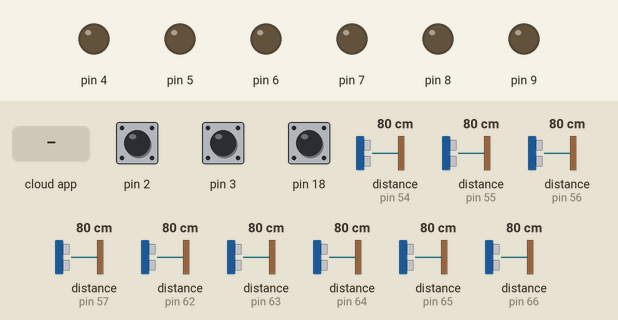
Simulated run of this sketch. Board: Arduino Mega 2560, built with avr-gcc and run on an emulated ATmega2560. Parts: output pins drawn as LEDs (lit = HIGH). The test bench sets the inputs (shaded band); at power-on: pin 2 HIGH, pin 3 HIGH, pin 18 HIGH, distance to the obstacle (sensors on pin 54, pin 55, pin 56, pin 57, pin 62, pin 63, pin 64, pin 65, pin 66) 80 cm. The ROS host is connected and sends only what is stated.

Above: at 1.2 s.
1.3 s: the phone or cloud app sets rmotor_cmd to 45
At 2.7 s:
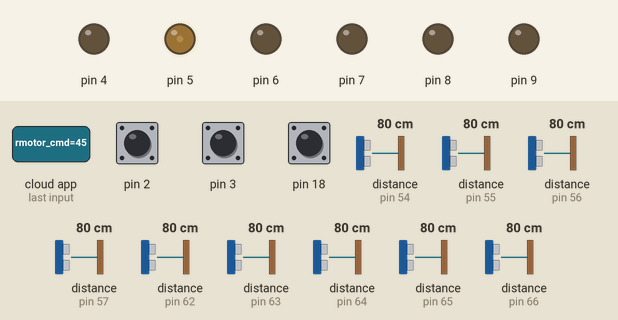
3.1 s: the phone or cloud app sets lmotor_cmd to 90
At 4.2 s:
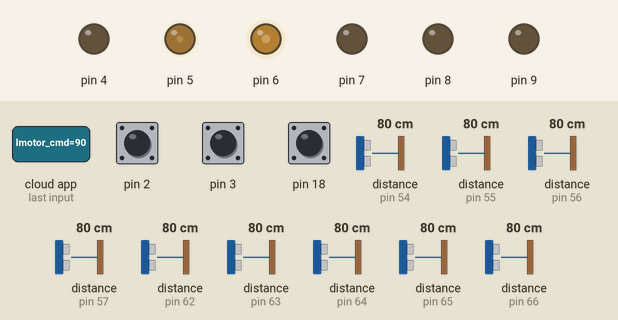
4.8 s: the phone or cloud app sets bmotor_cmd to 90
At 5.7 s:
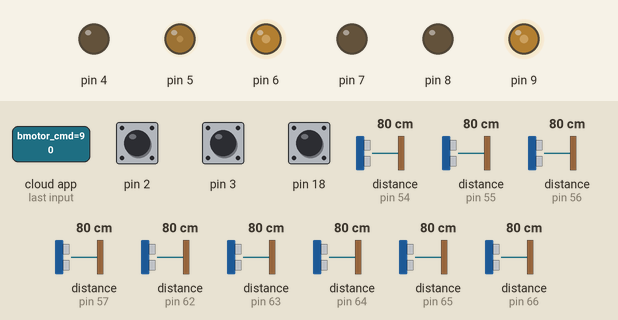
6.5 s: the phone or cloud app sets rmotor_cmd to 0
At 7.2 s:
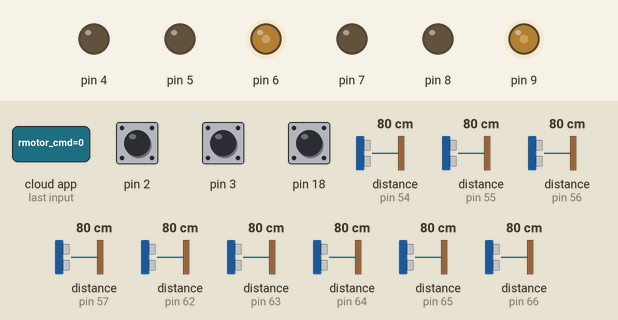
8.2 s: the phone or cloud app sets lmotor_cmd to 0
At 9.7 s:
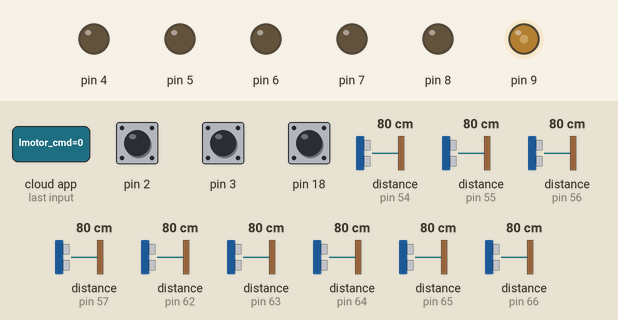
10.0 s: the phone or cloud app sets bmotor_cmd to 45
At 10.9 s:
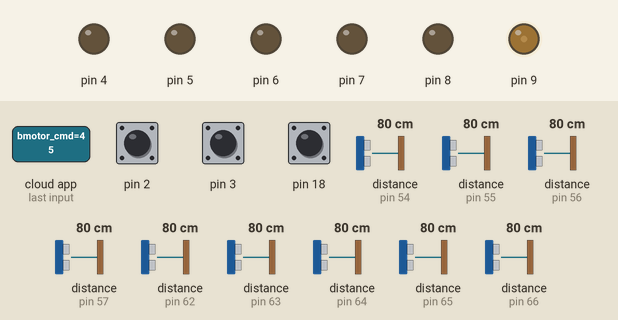
Timing chart, 0 to 12.9 s (numbered marks = the images above; inputs shaded):
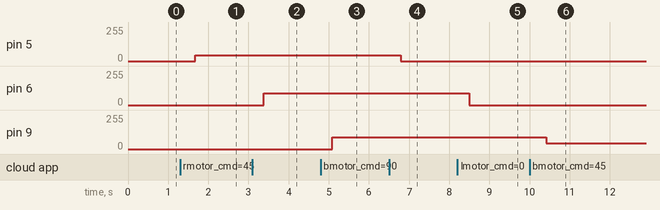

The sketch:

robotino_arduino_IO.ino
```cpp
#include "Bumper.h"
#include "IRsensor.h"
#include "Motors_V3.h"
#include "Encoder_V1.h"

#include <math.h>
#include <ros.h>
#include <ros/time.h>
#include <std_msgs/String.h>
#include <std_msgs/Int16.h>
#include <std_msgs/Float32.h>
#include <std_msgs/UInt8MultiArray.h>
#include <std_msgs/Int16MultiArray.h>
#include <geometry_msgs/Twist.h>

ros::NodeHandle nh;

std_msgs::Int16 rwheel_int;
std_msgs::Int16 lwheel_int;
std_msgs::Int16 bwheel_int;
std_msgs::UInt8MultiArray ir_sensor_array;

void rcmdVelCB(const std_msgs::Int16& tspeed) {
  Motors::rMotor(tspeed.data);
}
void lcmdVelCB(const std_msgs::Int16& tspeed) {
  Motors::lMotor(tspeed.data);
}
void bcmdVelCB(const std_msgs::Int16& tspeed) {
  Motors::bMotor(tspeed.data);
}

// defining publishers and subscribers
ros::Publisher rwheel_encoder("rwheel_encoder",&rwheel_int);
ros::Publisher lwheel_encoder("lwheel_encoder",&lwheel_int);
ros::Publisher bwheel_encoder("bwheel_encoder",&bwheel_int);
ros::Publisher ir_sensors("ir_sensors",&ir_sensor_array);

ros::Subscriber<std_msgs::Int16> rmotor_cmd("rmotor_cmd", &rcmdVelCB);
ros::Subscriber<std_msgs::Int16> lmotor_cmd("lmotor_cmd", &lcmdVelCB);
ros::Subscriber<std_msgs::Int16> bmotor_cmd("bmotor_cmd", &bcmdVelCB);

void setup() {

  // Set baudrate
  nh.getHardware()->setBaud(115200);
  // Initialise ros node
  nh.initNode();
  Encoder::initEncoder();
   // Initialise sensors and motors
  IRsensor::initSensors();
  Motors::initMotors();

  nh.advertise(rwheel_encoder);
  nh.advertise(lwheel_encoder);
  nh.advertise(bwheel_encoder);
  nh.advertise(ir_sensors);

  // Subscribe to motor commands
  nh.subscribe(rmotor_cmd);  // right motor
  nh.subscribe(lmotor_cmd);  // left motor
  nh.subscribe(bmotor_cmd);  // back motor
}

void loop() {
  IRsensor::updateState();
  Encoder::updateState();
  Motors::updateState();
  Serial.println(Encoder::get_motors_pulse_r() );

  lwheel_int.data = Encoder::get_motors_pulse_l(); // Left Wheel Encoder Data
  lwheel_encoder.publish(&lwheel_int);
  bwheel_int.data = Encoder::get_motors_pulse_b(); // Back Wheel Encoder Data
  bwheel_encoder.publish(&bwheel_int);
  rwheel_int.data = Encoder::get_motors_pulse_r(); // Right Wheel Encoder Data
  rwheel_encoder.publish(&rwheel_int);

  ir_sensor_array.data = IRsensor::distances;
  ir_sensor_array.data_length = 9;
  ir_sensors.publish(&ir_sensor_array); // Publish IR sensor data

  nh.spinOnce();
  delay(30);
}
```

Measured:
- after the input at 1.3 s, pin 5: 0/255 → 45/255 after 0.38 s
- after the input at 3.1 s, pin 6: 0/255 → 90/255 after 0.28 s
- after the input at 4.8 s, pin 9: 0/255 → 90/255 after 0.29 s
- after the input at 6.5 s, pin 5: 45/255 → 0/255 after 0.29 s
- after the input at 8.2 s, pin 6: 90/255 → 0/255 after 0.30 s
- after the input at 10.0 s, pin 9: 90/255 → 45/255 after 0.42 s
